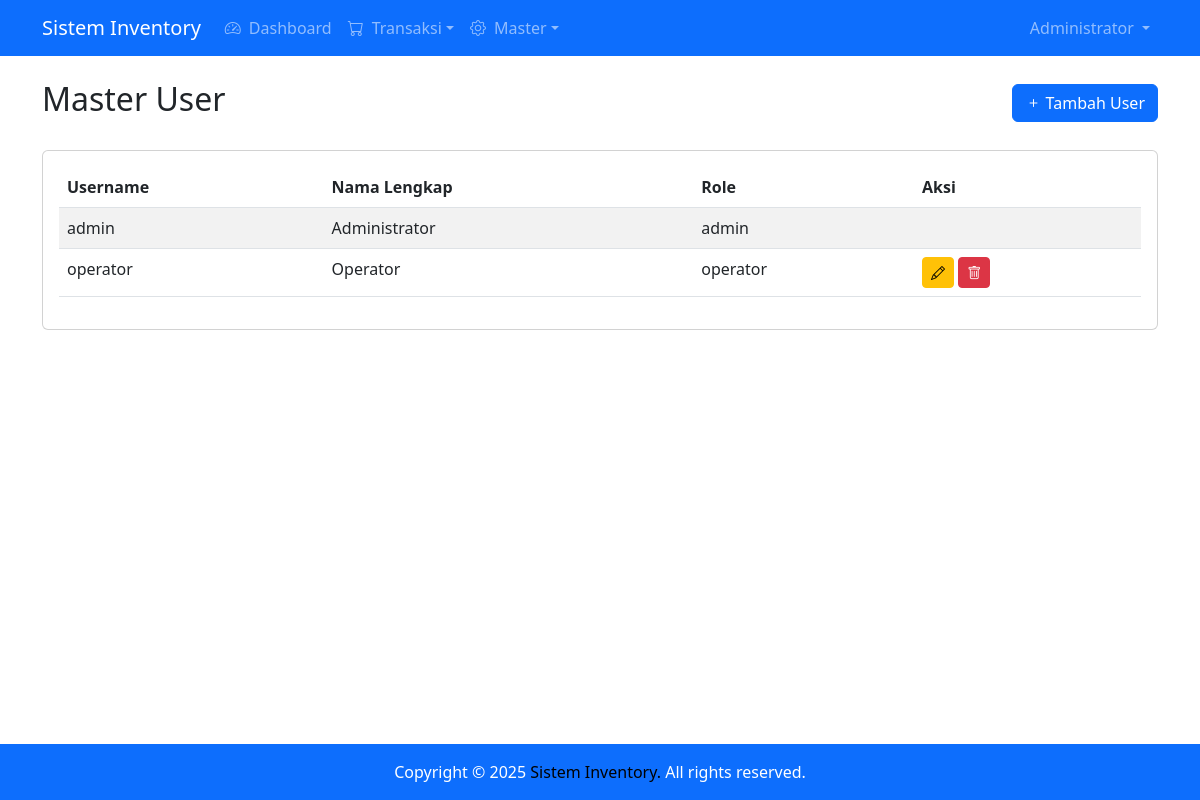
Screenshot of /master/user.php (signed in) with the database file from the repository.
### tables this page shows
CREATE TABLE users (
    id INT PRIMARY KEY AUTO_INCREMENT,
    username VARCHAR(50) NOT NULL UNIQUE,
    password VARCHAR(255) NOT NULL,
    nama_lengkap VARCHAR(100) NOT NULL,
    role ENUM('admin', 'operator') NOT NULL,
    created_at TIMESTAMP DEFAULT CURRENT_TIMESTAMP,
    updated_at TIMESTAMP DEFAULT CURRENT_TIMESTAMP ON UPDATE CURRENT_TIMESTAMP
);

### master/user.php (the view, shortened to what this page needs)
<?php
require_once '../config/database.php';
$stmt = $db->query("SELECT * FROM users ORDER BY username");
$users = $stmt->fetchAll();
?>
<!DOCTYPE html>
<html lang="id">
<head>
    <link href="https://cdn.jsdelivr.net/npm/bootstrap@5.3.0/dist/css/bootstrap.min.css" rel="stylesheet">
    <link href="https://cdn.jsdelivr.net/npm/bootstrap-icons@1.7.2/font/bootstrap-icons.css" rel="stylesheet">
</head>
<body>
    <nav class="navbar navbar-expand-lg navbar-dark bg-primary">
        <div class="container">
            <a class="navbar-brand" href="../index.php">Sistem Inventory</a>
            <div class="collapse navbar-collapse" id="navbarNav">
                <ul class="navbar-nav me-auto">
                    <?php
                    require_once '../includes/menu.php';
                    echo renderMenu($menu_structure, $_SESSION['role'], '../');
                    ?>
                </ul>
                <ul class="navbar-nav">
                    <li class="nav-item dropdown">
                        <a class="nav-link dropdown-toggle" href="#" data-bs-toggle="dropdown">
                            <?php echo htmlspecialchars($_SESSION['nama_lengkap']); ?>
                        </a>
                    </li>
                </ul>
            </div>
        </div>
    </nav>
    <div class="container mt-4">
        <div class="d-flex justify-content-between align-items-center mb-4">
            <h2>Master User</h2>
            <button type="button" class="btn btn-primary" data-bs-toggle="modal" data-bs-target="#modalTambah">
                <i class="bi bi-plus"></i> Tambah User
            </button>
        </div>
        <div class="card">
            <div class="card-body">
                <div class="table-responsive">
                    <table class="table table-striped table-hover">
                        <thead>
                            <tr>
                                <th>Username</th>
                                <th>Nama Lengkap</th>
                                <th>Role</th>
                                <th>Aksi</th>
                            </tr>
                        </thead>
                        <tbody>
                            <?php foreach ($users as $user): ?>
                            <tr>
                                <td><?php echo htmlspecialchars($user['username']); ?></td>
                                <td><?php echo htmlspecialchars($user['nama_lengkap']); ?></td>
                                <td><?php echo htmlspecialchars($user['role']); ?></td>
                                <td>
                                    <?php if ($user['id'] != $_SESSION['user_id']): ?>
                                    <button type="button" class="btn btn-sm btn-warning" data-bs-toggle="modal" data-bs-target="#modalEdit<?php echo $user['id']; ?>">
                                        <i class="bi bi-pencil"></i>
                                    </button>
                                    <form method="POST" style="display: inline;">
                                        <button type="submit" class="btn btn-sm btn-danger" onclick="return confirm('Yakin ingin menghapus?')">
                                            <i class="bi bi-trash"></i>
                                        </button>
                                    </form>
                                    <?php endif; ?>
                                </td>
                            </tr>
                            <?php endforeach; ?>
                        </tbody>
                    </table>
                </div>
            </div>
        </div>
    </div>
    <?php echo renderPageEnd(); ?>
</body>
</html>

### includes/menu.php (shortened to what this page needs)
<?php
$menu_structure = [
    'dashboard' => [
        'title' => 'Dashboard',
        'icon' => 'bi bi-speedometer2',
        'url' => 'index.php',
        'role' => ['admin', 'operator']
    ],
    'transaksi' => [
        'title' => 'Transaksi',
        'icon' => 'bi bi-cart',
        'role' => ['admin', 'operator'],
        'submenu' => [
            'barang_masuk' => [
                'title' => 'Barang Masuk',
                'url' => 'transaksi/barang_masuk.php',
                'role' => ['admin', 'operator']
            ],
            'barang_keluar' => [
                'title' => 'Barang Keluar',
                'url' => 'transaksi/barang_keluar.php',
                'role' => ['admin', 'operator']
            ],
            'stok' => [
                'title' => 'Stok',
                'url' => 'transaksi/stok.php',
                'role' => ['admin', 'operator']
            ]
        ]
    ],
    'master' => [
        'title' => 'Master',
        'icon' => 'bi bi-gear',
        'role' => ['admin'],
        'submenu' => [
            'barang' => [
                'title' => 'Barang',
                'url' => 'master/barang.php',
                'role' => ['admin']
            ],
            'user' => [
                'title' => 'User',
                'url' => 'master/user.php',
                'role' => ['admin']
            ]
        ]
    ]
];
function hasMenuAccess($menu_item, $user_role) {
    return in_array($user_role, $menu_item['role']);
}
function renderMenu($menu_structure, $user_role, $base_path = '') {
    $current_page = $_SERVER['PHP_SELF'];
    $output = '';
    foreach ($menu_structure as $key => $menu) {
        if (isset($menu['submenu'])) {
            $output .= '<li class="nav-item dropdown">'
                    . '<a class="nav-link dropdown-toggle" href="#" data-bs-toggle="dropdown">'
                    . (isset($menu['icon']) ? "<i class='{$menu['icon']} me-2'></i>" : '')
                    . htmlspecialchars($menu['title'])
                    . '</a>'
                    . '<ul class="dropdown-menu">';
            foreach ($menu['submenu'] as $sub_key => $submenu) {
                $url = $base_path . $submenu['url'];
                $active = ($current_page == $url) ? ' active' : '';
                $output .= "<li><a class='dropdown-item{$active}' href='{$url}'>"
                        . htmlspecialchars($submenu['title'])
                        . '</a></li>';
            }
            $output .= '</ul></li>';
        } else {
            $url = $base_path . $menu['url'];
            $active = ($current_page == $url) ? ' active' : '';
            $output .= "<li class='nav-item'>"
                    . "<a class='nav-link{$active}' href='{$url}'>"
                    . (isset($menu['icon']) ? "<i class='{$menu['icon']} me-2'></i>" : '')
                    . htmlspecialchars($menu['title'])
                    . '</a></li>';
        }
    }
    return $output;
}
function renderPageEnd() {
    $year = date('Y');
    $copyright = <<<EOT
    <footer class="footer mt-auto py-3 bg-primary text-white fixed-bottom" style="user-select: none;">
        <div class="container text-center">
            <span>Copyright © $year <a href="https://github.com/angganurbayu" class="text-black text-decoration-none" target="_blank">Sistem Inventory.</a> All rights reserved.</span>
            <style>
                .footer {
                    pointer-events: none;
                    -webkit-user-select: none;
                    -moz-user-select: none;
                    -ms-user-select: none;
                    user-select: none;
                }
                .footer * {
                    pointer-events: none !important;
                }
                .footer a {
                    pointer-events: auto !important;
                }
                @media print { .footer { display: none !important; } }
            </style>
        </div>
    </footer>
    EOT;
    return $protection . $copyright;
}
?>

### rows the page displays
users: username "admin", nama_lengkap "Administrator", role "admin"
users: username "operator", nama_lengkap "Operator", role "operator"

### other values shown
$menu['title'] "Dashboard"
$menu['title'] "Transaksi"
$menu['title'] "Master"
$_SESSION['nama_lengkap'] "Administrator"
